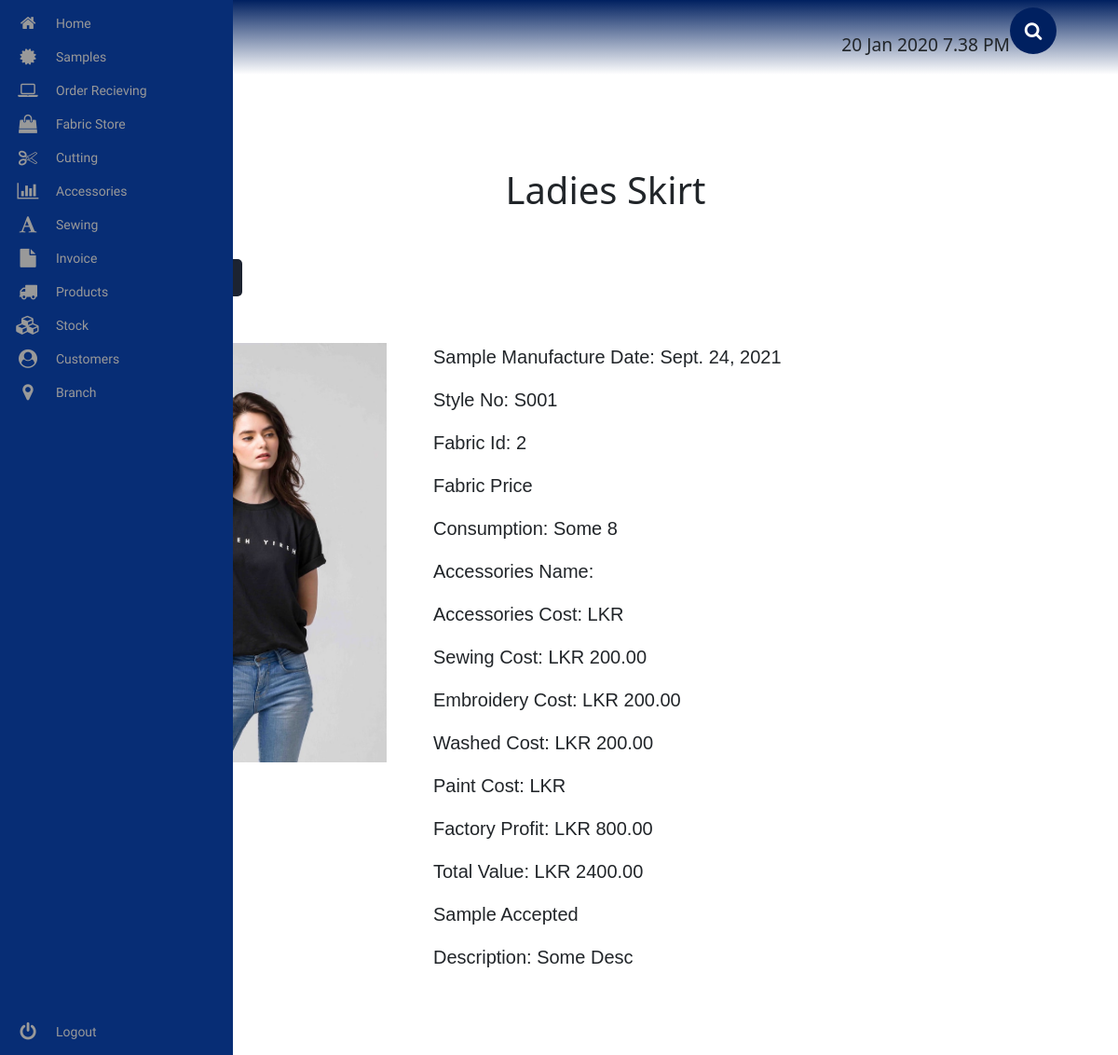
Before: /sample/ladies-tshirt/1/ with the older database file.
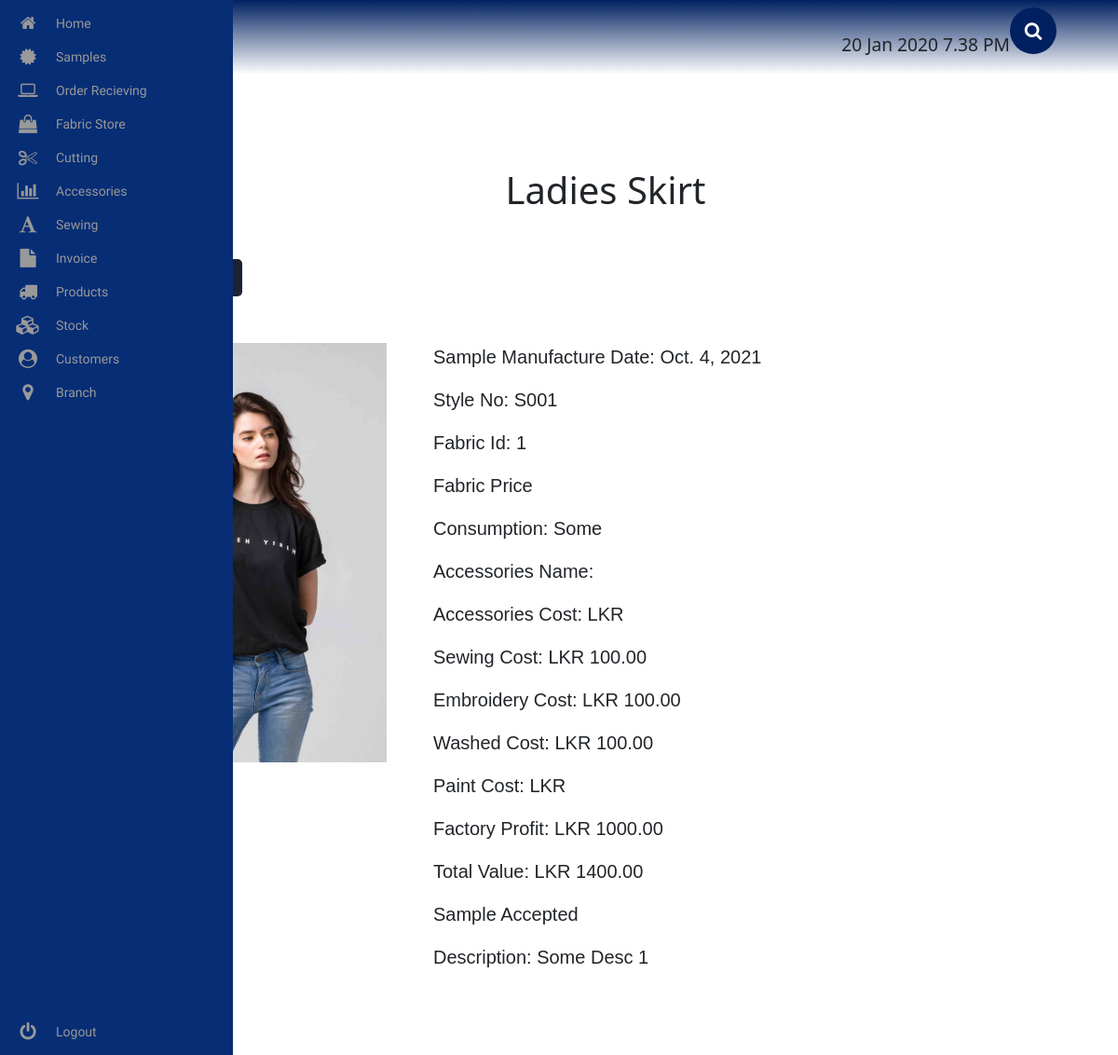
After: the same page with the newer database file.
### sample/models.py (models this page shows, shortened)
class LadiesTshirt(models.Model):
    img = models.ImageField(upload_to='products/ladies/ladies-tshirt/img/')
    sample_manufactured_date = models.DateField()
    style_no = models.CharField(max_length=1000)
    fabric = models.ForeignKey(OrderOut, on_delete=models.SET_NULL, null=True, blank=True)
    consumption = models.CharField(max_length=1000)
    accessories = models.ForeignKey(AccSentOut, on_delete=models.SET_NULL, null=True, blank=True)
    sewing_cost = models.DecimalField(decimal_places=2, max_digits=100000)
    embroidery_cost = models.DecimalField(decimal_places=2, max_digits=100000)
    washed_cost = models.DecimalField(decimal_places=2, max_digits=100000)
    paint_cost = models.DecimalField(decimal_places=2, max_digits=100000)
    factory_profit = models.DecimalField(decimal_places=2, max_digits=100000)
    total_value = models.DecimalField(decimal_places=2, max_digits=100000)
    accepted = models.BooleanField(default=True)
    description = models.CharField(max_length=1000)

### sample/views.py (the view)
# urls.py: path('ladies-tshirt/<int:id>/', ladies_tshirt_view, name="ladies_tshirt_view"),
def ladies_tshirt_view(request, id):
    template = 'ladies/t-shirt/ladies_tshirt.html'
    try:
        obj = LadiesTshirt.objects.get(id=id)
    except LadiesTshirt.DoesNotExist:
        raise Http404
    if request.method == 'POST':
        form = LadiesTshirtForm(data=request.POST, instance=obj)
        if form.is_valid():
            form.save()
    else:
        form = LadiesTshirtForm(instance=obj)
    context = {
        'object': obj,
        'form': form,
    }
    return render(request, template, context)

### sample/templates/ladies/t-shirt/ladies_tshirt.html (shortened to what this page needs)
<!DOCTYPE html>
<html lang="en">
{% extends 'base.html' %}
{% load static %}
{% load crispy_forms_tags %}
{% load crispy_forms_filters %}
    {% block extra_css %}
        <link rel="stylesheet" href="{% static 'sample/css/ladies/t-shirt/ladies_tshirt.css' %}">
    {% endblock %}
    {% block content %}
        <div class="ladies__tshirt__container">
            <h1> Ladies Skirt </h1>
            <div class="ladies__tshirt__btn">
                <button>
                    <a href="{% url 'sample:ladies_tshirt_print_view' object.id %}" target="_blank"> Print  </a>
                </button>
                <button onclick="FormDisplay()" id="edit-btn"> Edit </button>
            </div>
            <div class="ladies__tshirt__wrapper">
                <img src="{{ object.img.url }}" alt="img" class="ladies__tshirt__img">
                <div class="ladies__tshirt__details">
                    <p> Sample Manufacture Date: {{ object.sample_manufactured_date }} </p>
                    <p> Style No: {{ object.style_no }} </p>
                    <p> Fabric Id: {{ object.fabric_id }} </p>
                    <p> Fabric Price {{ object.fabric_price }} </p>
                    <p> Consumption: {{ object.consumption }} </p>
                    <p> Accessories Name: {{ object.acc_name }} </p>
                    <p> Accessories Cost: LKR {{ object.acc_cost }} </p>
                    <p> Sewing Cost: LKR {{ object.sewing_cost }} </p>
                    <p> Embroidery Cost: LKR {{ object.embroidery_cost}} </p>
                    <p> Washed Cost: LKR {{ object.washed_cost }} </p>
                    <p> Paint Cost: LKR {{ object.pain_cost}} </p>
                    <p> Factory Profit: LKR {{ object.factory_profit }} </p>
                    <p> Total Value: LKR {{ object.total_value }} </p>
                    <p> {% if object.accepted == True %}
                        Sample Accepted
                        {% else %}
                        Sample Rejected
                        {% endif %}
                    </p>
                    <p> Description: {{ object.description }} </p>
                </div>
            </div>
        </div>
    {% endblock %}

Changed rows visible on the page:
changed LadiesTshirt: sample_manufactured_date "Sept. 24, 2021" → "Oct. 4, 2021"; fabric_id "2" → "1"; consumption "Some 8" → "Some"; sewing_cost "200.00" → "100.00"; embroidery_cost "200.00" → "100.00"; washed_cost "200.00" → "100.00"; factory_profit "800.00" → "1000.00"; total_value "2400.00" → "1400.00"; description "Some Desc" → "Some Desc 1"
